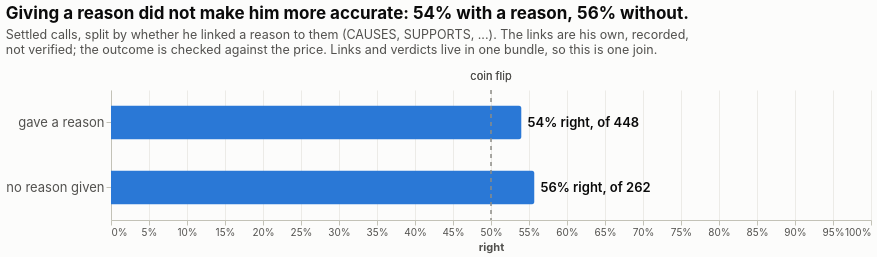

Write notebook code for a chart like this one.
### Markdown cell above
## 3. Were his reasoned calls better?

Settled calls split by whether he linked a reason to them (`CAUSES`, `CONTRIBUTING_FACTOR`, `TRIGGERS`, `SUPPORTS`). The links are his own, **recorded, not verified**: a `CAUSES` edge says he said one thing causes another. Only the verdict is checked.

### Code cell
v = views.reasons(con, pq, AS_OF)
show(v)
[(r["calls"], r["settled"], round(r["hit_rate"], 3)) for r in v["rows"]]

### Figure 1 — Vega-Lite specification as saved in the notebook (floating-point values rounded to 4 significant figures; data arrays with more than 128 entries replaced by an {"elided": "..."} marker saying what was removed)
{"$schema": "https://vega.github.io/schema/vega-lite/v5.json", "config": {"axis": {"domainColor": "#c3c2b7", "gridColor": "#ecebe7", "labelColor": "#52514e", "tickColor": "#c3c2b7", "titleColor": "#52514e"}, "background": "#fcfcfb", "font": "Inter, system-ui, sans-serif", "legend": {"labelColor": "#52514e", "titleColor": "#52514e"}, "title": {"anchor": "start", "color": "#0b0b0b", "fontSize": 17, "offset": 14, "subtitleColor": "#52514e", "subtitleFontSize": 12.5, "subtitlePadding": 6}, "view": {"stroke": null}}, "data": {"values": [{"calls": "gave a reason", "hit_rate": 0.5402, "ids": {"elided": "448 str values"}, "label": "54% right, of 448", "settled": 448}, {"calls": "no reason given", "hit_rate": 0.5573, "ids": {"elided": "262 str values"}, "label": "56% right, of 262", "settled": 262}]}, "height": 130, "layer": [{"encoding": {"tooltip": [{"field": "calls"}, {"field": "settled"}, {"field": "hit_rate", "format": ".1%", "title": "right"}], "x": {"axis": {"format": ".0%"}, "field": "hit_rate", "scale": {"domain": [0, 1]}, "title": "right", "type": "quantitative"}, "y": {"axis": {"labelFontSize": 13}, "field": "calls", "title": null, "type": "nominal"}}, "mark": {"color": "#2a78d6", "cornerRadiusEnd": 3, "height": 34, "type": "bar"}}, {"encoding": {"text": {"field": "label"}, "x": {"field": "hit_rate", "type": "quantitative"}, "y": {"field": "calls", "type": "nominal"}}, "mark": {"align": "left", "color": "#0b0b0b", "dx": 6, "fontSize": 13, "fontWeight": 600, "type": "text"}}, {"encoding": {"x": {"datum": 0.5}}, "mark": {"color": "#8c8b85", "strokeDash": [4, 4], "type": "rule"}}, {"encoding": {"text": {"value": "coin flip"}, "x": {"datum": 0.5}}, "mark": {"color": "#52514e", "dy": -78, "fontSize": 11, "type": "text"}}], "title": {"subtitle": ["Settled calls, split by whether he linked a reason to them (CAUSES, SUPPORTS, ...). The links are his own, recorded,", "not verified; the outcome is checked against the price. Links and verdicts live in one bundle, so this is one join."], "text": "Giving a reason did not make him more accurate: 54% with a reason, 56% without."}, "width": 760}
